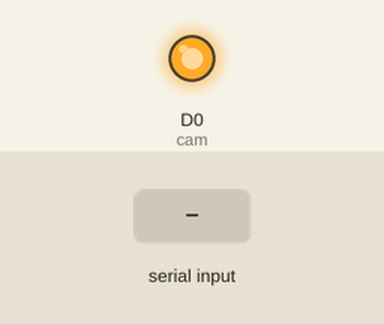
Recording of a program running on a simulated ESP8266 (NodeMCU). On the bench: output pins drawn as LEDs (lit = HIGH). The test bench sets the inputs (shaded band). WiFi joins after 1.5 s; servers stay silent unless stated; uploads are accepted with an empty reply; the modem accepts every AT command (registered, SIM ready, sends succeed) and sends nothing else; what the program prints to the serial monitor is not drawn.

Above: at 3.5 s.
3.6 s: "GENERATE:\n" received over Serial
At 4.4 s:
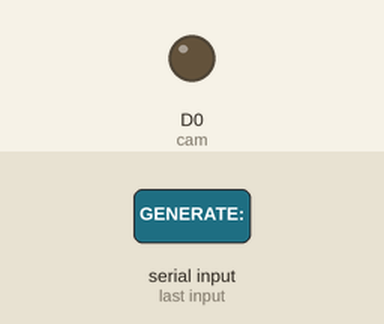
6.6 s: "VERIFY:\n" received over Serial
Timing chart, 0 to 9.6 s (numbered marks = the images above; inputs shaded):
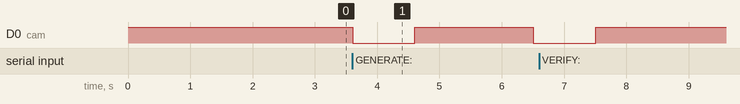

The program:

main.cpp
```cpp
#include <Arduino.h>
#include <ESP8266WiFi.h>
#include <ESP8266HTTPClient.h>
#include <SoftwareSerial.h>

const char *ssid = "Robotutor", *password = "Robotutor";
String serverName = "http://192.168.1.100:3000";
void connect();
String verifyOtp(WiFiClient &client, String data);
String generateOtp(WiFiClient &client, String data);
void sendSms(SoftwareSerial &gsm, String text);

void setup()
{
  const uint8_t cam = D0;
  pinMode(cam, OUTPUT);
  digitalWrite(cam, HIGH);
  Serial.begin(9600);
  SoftwareSerial gsm(D1, D2);
  gsm.begin(9600);
  WiFiClient client;
  Serial.println("Welcome");
  connect();
  delay(1000);
  while (true)
  {
    connect();
    if (Serial.available() > 0)
    {
      String data = Serial.readStringUntil('\n');
      data.trim();
      if (data.startsWith("GENERATE:"))
      {
        digitalWrite(cam, LOW);
        delay(1000);
        digitalWrite(cam, HIGH);
        String res = generateOtp(client, data.substring(9, 13));
        if (res.startsWith("SMS:"))
        {
          sendSms(gsm, res.substring(4));
        }
        else
        {
          Serial.println(res);
        }
        delay(500);
        digitalWrite(cam, LOW);
        delay(1000);
        digitalWrite(cam, HIGH);
      }
      if (data.startsWith("VERIFY:"))
      {
        String res = verifyOtp(client, data.substring(7, 11));
        Serial.println(res);
      }
    }
    delay(100);
  }
}

void loop()
{
}

void connect()
{
  if (WiFi.status() != WL_CONNECTED)
  {
    WiFi.begin(ssid, password);

    while (WiFi.status() != WL_CONNECTED)
    {
      delay(500);
      Serial.print(".");
    }
    Serial.println("");
    Serial.println("WiFi connected");
    Serial.println("IP address: ");
    Serial.println(WiFi.localIP());
  }
}

String verifyOtp(WiFiClient &client, String data)
{
  HTTPClient http;
  http.begin(client, serverName + "/verify-otp");
  http.addHeader("Content-Type", "text/plain");
  int httpResponseCode = http.POST(data);
  String response = http.getString();
  http.end();
  return (httpResponseCode == 200 ? "SUCCESS:" : "ERROR:") + response;
}

String generateOtp(WiFiClient &client, String data)
{
  HTTPClient http;
  http.begin(client, serverName + "/generate-otp");
  http.addHeader("Content-Type", "text/plain");
  int httpResponseCode = http.POST(data);
  String response = http.getString();
  http.end();
  return (httpResponseCode == 200 ? "SMS:" : "ERROR:") + response;
}

void sendSms(SoftwareSerial &gsm, String text)
{
  gsm.println("AT+CMGF=1");
  delay(500);
  Serial.println(text.substring(0, 10));
  Serial.println(text.substring(10));
  gsm.print("AT+CMGS=\"+91");
  gsm.print(text.substring(0, 10));
  gsm.println("\"");
  delay(100);
  gsm.print(text.substring(10));
  delay(100);
  gsm.println((char)26);
  delay(500);
}
```

Measured:
- after the input at 3.6 s, D0 (cam): HIGH → LOW at once, → HIGH 1.0 s later, → LOW 1.9 s later
